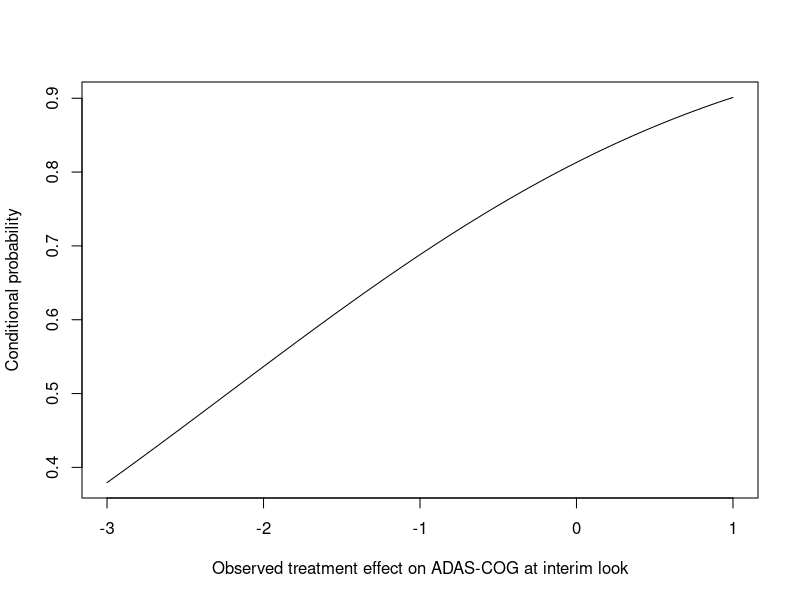

This figure's R source: (Note: this script raises an error after producing the figure.)
##########################################################################################
#
#  TTITLE:  Probability of observing the hypothesized treatment effect at the end
#           of study conditional on the interim look results
#  AUTHOR:  Shamil Sadikhov
#
##########################################################################################


require(ggplot2)
require(gridExtra)
require(mvtnorm)
require(mnormt)


cprob <- function(delta                 # true effect of drug on ADAS-Cog (mu.trt-mu.pl)
                  , d.IA                # observed mean adas effect at IA
                  , d.FA                # observed mean adas effect at FA
                  , n.trt.IA            # number of subjects in trt arm at IA
                  , n.trt.FA            # number of subjects in trt arm at FA
                  , n.pl.IA             # number of subjects in placebo arm at IA
                  , n.pl.FA             # number of subjects in trt arm at FA
                  , stddev.trt          # sd for change from baseline in ADAS-Cog in active treatment arm
                  , stddev.pl           # sd for change from baseline in ADAS-Cog for indiv in placebo arm
                  ) {          
  
  t1 <- (d.FA-delta)
  t2 <- (d.IA-delta)
  t3 <- (stddev.trt^2/n.trt.FA  + stddev.pl^2/n.pl.FA)
  t4 <- (stddev.trt^2/n.trt.IA  + stddev.pl^2/n.pl.IA)

    # probability that the FA effect conditional on the IA effect will exceed the FA effect
  tstat <- ifelse(t1 >= t2, abs(t1 - (t3/t4)*t2)/sqrt(t3-t3^2/t4),
                           t1 - (t3/t4)*t2/sqrt(t3-t3^2/t4))
  pnorm(tstat, lower.tail = FALSE)
}


##########################################################################################
#
#                              ADAS-COG calculations
#
##########################################################################################

cprob(delta = -2.23
      , d.IA = -2.23
      , d.FA = -2.23
      , n.trt.IA = 40
      , n.pl.IA = 40
      , n.trt.FA = 118
      , n.pl.FA = 118
      , stddev.trt = 8.03
      , stddev.pl = 8.03
      )


cprob(delta = -2.23
      , d.IA = -1.36
      , d.FA = -2.23
      , n.trt.IA = 40
      , n.pl.IA = 40
      , n.trt.FA = 118
      , n.pl.FA = 118
      , stddev.trt = 8.03
      , stddev.pl = 8.03
      )

cprob(delta = -2.23
      , d.IA = 0
      , d.FA = -2.23
      , n.trt.IA = 40
      , n.pl.IA = 40
      , n.trt.FA = 118
      , n.pl.FA = 118
      , stddev.trt = 8.03
      , stddev.pl = 8.03
      )

cprob(delta = 2.23
      , d.IA = 1.36
      , d.FA = 2.23
      , n.trt.IA = 40
      , n.pl.IA = 40
      , n.trt.FA = 118
      , n.pl.FA = 118
      , stddev.trt = 8.03
      , stddev.pl = 8.03
      )

cprob(delta = 2.4
      , d.IA = 2
      , d.FA = 2.4
      , n.trt.IA = 118
      , n.pl.IA = 118
      , n.trt.FA = 400
      , n.pl.FA = 400
      , stddev.trt = 8
      , stddev.pl = 8
      )

# plot the conditional probability as a function of the observed effect at IA given the information fraction, and hypothesized effect and sd at the FA.

cprob.cog.ia.eff <- function(x) { cprob(delta = -2.23
                                  , d.IA = x
                                  , d.FA = -2.23
                                  , n.trt.IA = 40
                                  , n.pl.IA = 40
                                  , n.trt.FA = 118
                                  , n.pl.FA = 118
                                  , stddev.trt = 8.03
                                  , stddev.pl = 8.03
                                  )}

curve(cprob.cog.ia.eff, from=-3, to=1, xlab = 'Observed treatment effect on ADAS-COG at interim look', ylab = 'Conditional probability')

# or

cprob.cog.plot1 <- ggplot(data.frame(x=c(-2.23, 1)), aes(x)) + stat_function(fun = cprob.cog.ia.eff) + 
                      scale_x_continuous('Observed treatment effect on ADAS-COG at interim look') +
                      scale_y_continuous('Conditional probability')  


cprob.cog.plot1 <- arrangeGrob(cprob.cog.plot1, sub = textGrob("* Conditional proability of observing at least the hypothesized treatment effect given the interim look data", x = 0.1, hjust = 0.1, vjust= 0.4, gp = gpar(fontface = "italic", fontsize = 8)))

cprob.cog.plot1

# qplot(c(-2.23, 1), fun= cprob.ia.eff, stat="function", geom="line")

##########################################################################################
#
#                               ADCS-ADL Calculations
#
##########################################################################################
cprob.adl.ia.eff <- function(x) { cprob(delta = 2.26
                                  , d.IA = x
                                  , d.FA = 2.26
                                  , n.trt.IA = 40
                                  , n.pl.IA = 40
                                  , n.trt.FA = 118
                                  , n.pl.FA = 118
                                  , stddev.trt = 12
                                  , stddev.pl = 12
                                  )}

cprob.adl.ia.eff <- function(x) { cprob(delta = 2.26
                                  , d.IA = x
                                  , d.FA = 2.26
                                  , n.trt.IA = 40
                                  , n.pl.IA = 40
                                  , n.trt.FA = 118
                                  , n.pl.FA = 118
                                  , stddev.trt = 12
                                  , stddev.pl = 12
                                  )}

cprob.adl.plot1 <- ggplot(data.frame(x=c(0, 6)), aes(x)) + stat_function(fun = cprob.adl.ia.eff) + 
                      scale_x_continuous('Observed treatment effect on ADAS-ADL at interim look') +
                      scale_y_continuous('Conditional probability')  


cprob.adl.plot1 <- arrangeGrob(cprob.adl.plot1, sub = textGrob("* Conditional proability of observing at least the hypothesized treatment effect given the interim look data", x = 0.1, hjust = 0.1, vjust= 0.4, gp = gpar(fontface = "italic", fontsize = 8)))




##########################################################################################
#
#                               Joint probability using Bivariate Normal
#
##########################################################################################

jcprob <- function(delta                 # vector of true effects of drug (mu.trt-mu.pl)
                   , d.IA                # vector of observed mean diffs - effect at IA
                   , d.FA                # vector of observed mean diffs - effect at FA 
                   , n.trt.IA            # number of subjects in trt arm at IA
                   , n.trt.FA            # number of subjects in trt arm at FA
                   , n.pl.IA             # number of subjects in placebo arm at IA
                   , n.pl.FA             # number of subjects in trt arm at FA
                   , stddev1.trt         # sd for change from baseline in ADAS-Cog in active treatment arm
                   , stddev1.pl          # sd for change from baseline in ADAS-Cog indiv in placebo arm
                   , stddev2.trt         # sd for change from baseline in ADCS-ADL in active treatment arm
                   , stddev2.pl          # sd for change from baseline in ADCS-ADL indiv in placebo arm                   
                   , rho                 # correlation between endpoints
                   ) {
    
    var1.FA <- (stddev1.trt^2/n.trt.FA  + stddev1.pl^2/n.pl.FA)
    var1.IA <- (stddev1.trt^2/n.trt.IA  + stddev1.pl^2/n.pl.IA)
    var2.FA <- (stddev2.trt^2/n.trt.FA  + stddev2.pl^2/n.pl.FA)
    var2.IA <- (stddev2.trt^2/n.trt.IA  + stddev2.pl^2/n.pl.IA)

    dbar.IA <- d.IA - delta 
    dbar.FA <- d.FA - delta

    # FA correlation matrix
    S.11 <- matrix(c(var1.FA, rho,
                     rho, var2.FA),
                          nrow = 2, byrow=TRUE)
    # IA correlation matrix
    S.22 <- matrix(c(var1.IA, rho,
                     rho, var2.IA),
                          nrow = 2, byrow=TRUE)
    # Covariances
    S.12 <-  matrix(c(var1.FA, rho*sqrt(var1.FA*var2.FA*var1.FA/var2.IA),
                      rho*sqrt(var1.FA*var2.FA*var1.FA/var2.IA), var2.FA),
                           nrow = 2, byrow=TRUE)
    S.21 <- t(S.12)

                                        # conditional bivariate distribution of FA|IA
    E.mean  <- as.vector(dbar.FA + S.11%*%solve(S.22)%*%(dbar.IA))
    E.sigma <- S.11 - S.12 %*% solve(S.22) %*% S.21 


                                        # multivariate normal probability
    res <- pmvnorm(lower = rep(0, 2), upper = rep(Inf, 2), mean = E.mean, sigma = E.sigma)                       
                                        # pmvt(lower = rep(-Inf, 2), upper = rep(Inf, 2), delta = E.mean, sigma = E.sigma, df=0)
                                        # res <- mnormt::pmnorm(x = c(0,0), mean = E.mean, varcov = E.sigma)

    return(res)    

}

jcprob(delta = c(2.26, 2.26)
       , d.IA = c(2.26, 2.26)
       , d.FA = c(2.26, 2.26)
       , n.trt.IA = 50
       , n.trt.FA = 200
       , n.pl.IA = 50
       , n.pl.FA = 200
       , stddev1.trt = 8         
       , stddev1.pl = 8         
       , stddev2.trt = 12       
       , stddev2.pl = 12                          
       , rho = 0.0  )

jcprob(delta = c(2.26, 2.26)
       , d.IA = c(2.26, 2.26)
       , d.FA = c(2.26, 2.26)
       , n.trt.IA = 50
       , n.trt.FA = 200
       , n.pl.IA = 50
       , n.pl.FA = 200
       , stddev1.trt = 8         
       , stddev1.pl = 8         
       , stddev2.trt = 12       
       , stddev2.pl = 12                          
       , rho = 0.5  )


jcprob(delta = c(2.26, 2.26)
       , d.IA = c(1.26, 1.26)
       , d.FA = c(1.26, 1.26)
       , n.trt.IA = 50
       , n.trt.FA = 200
       , n.pl.IA = 50
       , n.pl.FA = 200
       , stddev1.trt = 8         
       , stddev1.pl = 8         
       , stddev2.trt = 12       
       , stddev2.pl = 12                          
       , rho = 0.0  )

jcprob(delta = c(2.26, 2.26)
       , d.IA = c(1.26, 1.26)
       , d.FA = c(2.26, 2.26)
       , n.trt.IA = 50
       , n.trt.FA = 200
       , n.pl.IA = 50
       , n.pl.FA = 200
       , stddev1.trt = 8         
       , stddev1.pl = 8         
       , stddev2.trt = 12       
       , stddev2.pl = 12                          
       , rho = 0.0  )

jcprob(delta = c(2.26, 2.26)
       , d.IA = c(1.26, 1.26)
       , d.FA = c(2.26, 2.26)
       , n.trt.IA = 50
       , n.trt.FA = 200
       , n.pl.IA = 50
       , n.pl.FA = 200
       , stddev1.trt = 8         
       , stddev1.pl = 8         
       , stddev2.trt = 12       
       , stddev2.pl = 12                          
       , rho = 0.3  )


### Plot ellipse for bivariate normal
require(MASS)
library(car)

   k<-1
   Sigma <- E.sigma
   rho <- Sigma[1,2]/sqrt(Sigma[1,1]*Sigma[2,2])
   rho
   eta1<-replicate(300,mvrnorm(k, mu= E.mean, Sigma))


   dataEllipse(eta1[1,],eta1[2,], levels=c(0.05, 0.95))
